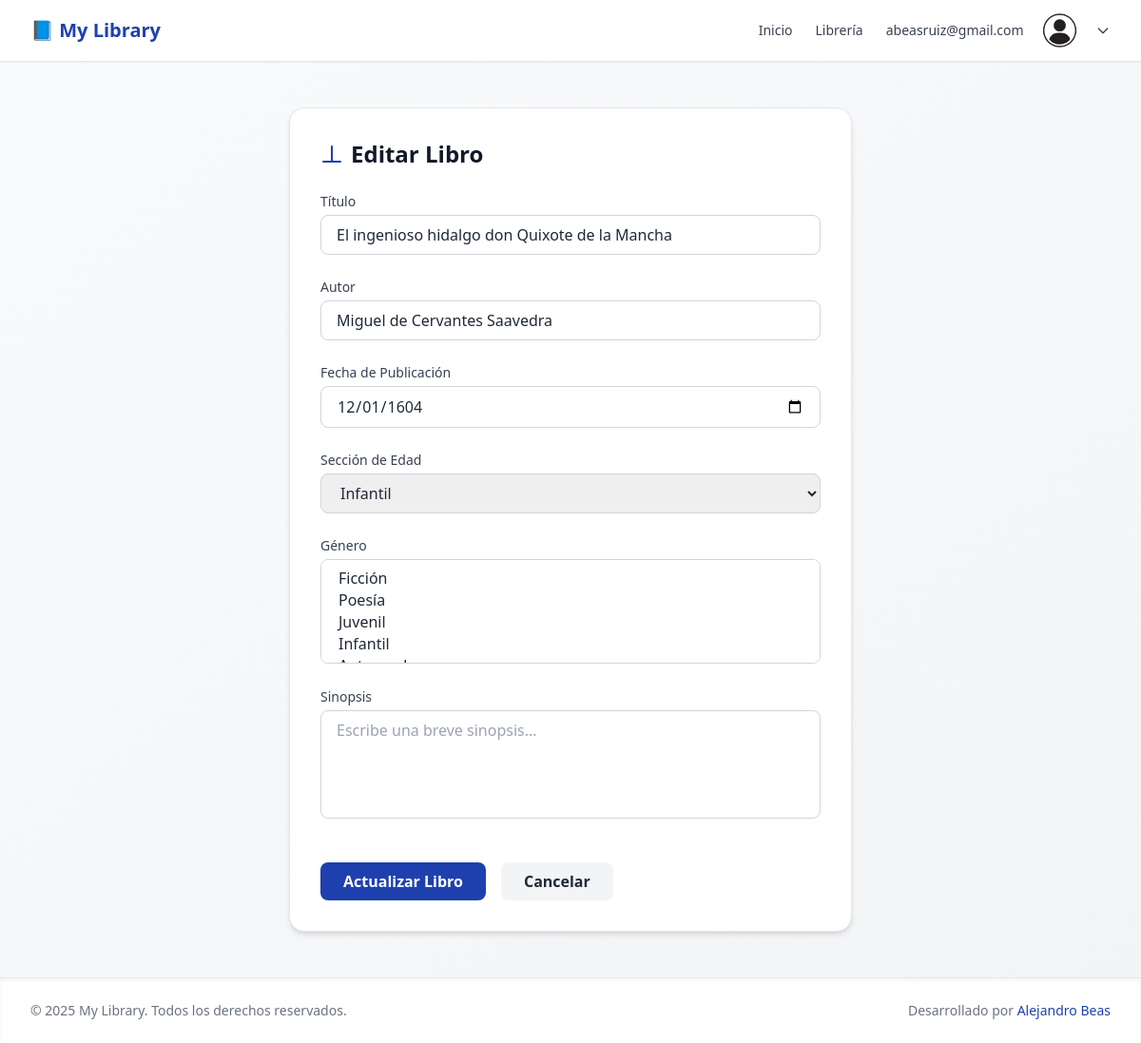
The app's page /edit-book/15 (signed in) with its own data.
### tables this page shows
CREATE TABLE books (
	id INTEGER NOT NULL PRIMARY KEY AUTOINCREMENT,
	title TEXT NOT NULL,
	author TEXT,
	publish_date TEXT
, sinopsis varchar(45) default NULL, Etiqueta varchar(45) default NULL, genres TEXT NOT NULL);

### controllers/edit-bookcontroller.php (called while the page is built, shortened)
<?php
require_once __DIR__ . '/../models/books.php';
require_once __DIR__ . '/../models/functions.php';
$id = $_GET['params'][0] ?? null;
$book = null;
$genres = readGenres($db);
if ($id) {
    $book = getBookById($db, $id);
}
require __DIR__ . '/../views/book_form.view.php';

### models/books.php (called while the page is built, shortened)
<?php
function getBookById($db, $id) {
    try {
        $stmt = $db->prepare("SELECT * FROM books WHERE id = ?");
        $stmt->execute([$id]);
        return $stmt->fetch(PDO::FETCH_ASSOC);
    } catch (PDOException $e) {
        error_log("Error getting book by ID: " . $e->getMessage());
        return false;
    }
}

### models/functions.php (called while the page is built, shortened)
<?php
function readGenres($db) {
    try {
        $stmt = $db->query("SELECT genre FROM genres");
        return $stmt->fetchAll(PDO::FETCH_ASSOC);
    } catch (PDOException $e) {
        error_log("Error reading genres: " . $e->getMessage());
        return [];
    }
}

### views/book_form.view.php (the view, shortened to what this page needs)
<?php include 'partials/header.view.php';?>
<main class="flex-1 bg-gradient-to-br from-gray-50 to-gray-100 py-12">
    <div class="max-w-2xl mx-auto px-6 sm:px-8 lg:px-10">
        <div class="bg-white rounded-2xl shadow-md p-8 border border-gray-200">
            <h1 class="text-2xl font-bold text-gray-900 mb-6 flex items-center space-x-2">
                <svg class="w-6 h-6 text-primary" fill="none" stroke="currentColor" stroke-width="2" viewBox="0 0 24 24">
                    <path stroke-linecap="round" stroke-linejoin="round" d="M12 20h9"></path>
                    <path stroke-linecap="round" stroke-linejoin="round" d="M12 4v16m0 0H3"></path>
                </svg>
                <span><?= isset($book) ? 'Editar Libro' : 'Añadir Nuevo Libro' ?></span>
            </h1>
            <form method="POST" action="/save-book" class="space-y-6">
                <div>
                    <label for="title" class="block text-sm font-medium text-gray-700 mb-1">Título</label>
                    <input type="text" id="title" name="title" required
                           value="<?= isset($book) ? htmlspecialchars($book['title']) : '' ?>"
                           class="w-full px-4 py-2 border border-gray-300 rounded-lg focus:ring-2 focus:ring-primary focus:border-primary transition"
                           placeholder="Ej: Cien Años de Soledad">
                </div>
                <div>
                    <label for="author" class="block text-sm font-medium text-gray-700 mb-1">Autor</label>
                    <input type="text" id="author" name="author" required
                           value="<?= isset($book) ? htmlspecialchars($book['author']) : '' ?>"
                           class="w-full px-4 py-2 border border-gray-300 rounded-lg focus:ring-2 focus:ring-primary focus:border-primary transition"
                           placeholder="Ej: Gabriel García Márquez">
                </div>
                <div>
                    <label for="year" class="block text-sm font-medium text-gray-700 mb-1">Fecha de Publicación</label>
                    <input type="date" id="year" name="year" required
                           value="<?= isset($book) ? htmlspecialchars($book['publish_date']) : '' ?>"
                           class="w-full px-4 py-2 border border-gray-300 rounded-lg focus:ring-2 focus:ring-primary focus:border-primary transition">
                </div>
                <div>
                    <label for="age_group" class="block text-sm font-medium text-gray-700 mb-1">Sección de Edad</label>
                    <select id="age_group" name="age_group" required
                            class="w-full px-4 py-2 border border-gray-300 rounded-lg focus:ring-2 focus:ring-primary focus:border-primary transition">
                        <option value="infantil" <?= isset($book) && $book['age_group'] === 'infantil' ? 'selected' : '' ?>>Infantil</option>
                    </select>
                </div>
                <div>
                    <label for="genre" class="block text-sm font-medium text-gray-700 mb-1">Género</label>
                    <select id="genre" name="genre[]" required multiple
                            class="w-full px-4 py-2 border border-gray-300 rounded-lg focus:ring-2 focus:ring-primary focus:border-primary transition">
                        <?php
                        $selectedGenres = isset($book) && $book['genre'] ? explode('; ', trim($book['genre'])) : [];
                        ?>
                        <?php foreach ($genres as $genre): ?>
                            <option value="<?= htmlspecialchars($genre["genre"]) ?>"
                                <?= in_array($genre['genre'], $selectedGenres) ? 'selected' : '' ?>>
                            </option>
                        <?php endforeach; ?>
                    </select>
                </div>
                <div>
                    <label for="" class="block text-sm font-medium text-gray-700 mb-1">Sinopsis</label>
                    <textarea id="synopsis" name="synopsis" rows="4" required
                              class="w-full px-4 py-2 border border-gray-300 rounded-lg focus:ring-2 focus:ring-primary focus:border-primary transition resize-none"
                              placeholder="Escribe una breve sinopsis..."><?= isset($book) ? htmlspecialchars($book['synopsis']) : '' ?></textarea>
                </div>
                <div class="flex flex-col sm:flex-row sm:space-x-4 pt-4">
                    <button type="submit"
                            class="w-full sm:w-auto bg-primary text-white py-2 px-6 rounded-lg hover:bg-red-700 font-semibold transition">
                        <?= isset($book) ? 'Actualizar Libro' : 'Guardar Libro' ?>
                    </button>
                    <a href="/books"
                       class="mt-3 sm:mt-0 w-full sm:w-auto bg-gray-100 text-gray-800 py-2 px-6 rounded-lg hover:bg-gray-200 font-semibold text-center transition">
                        Cancelar
                    </a>
                </div>
            </form>
        </div>
    </div>
</main>
<?php include 'partials/footer.view.php'; ?>

### views/partials/header.view.php (style rules this page uses)
.bg-primary { background-color: #1e40af; }
.text-primary { color: #1e40af; }

### records on screen
books: title "El ingenioso hidalgo don Quixote de la Mancha", author "Miguel de Cervantes Saavedra", year "12/01/1604"

### other values on screen
$_SESSION['user']['email'] "abeasruiz@gmail.com"
APP_NAME "My Library"
